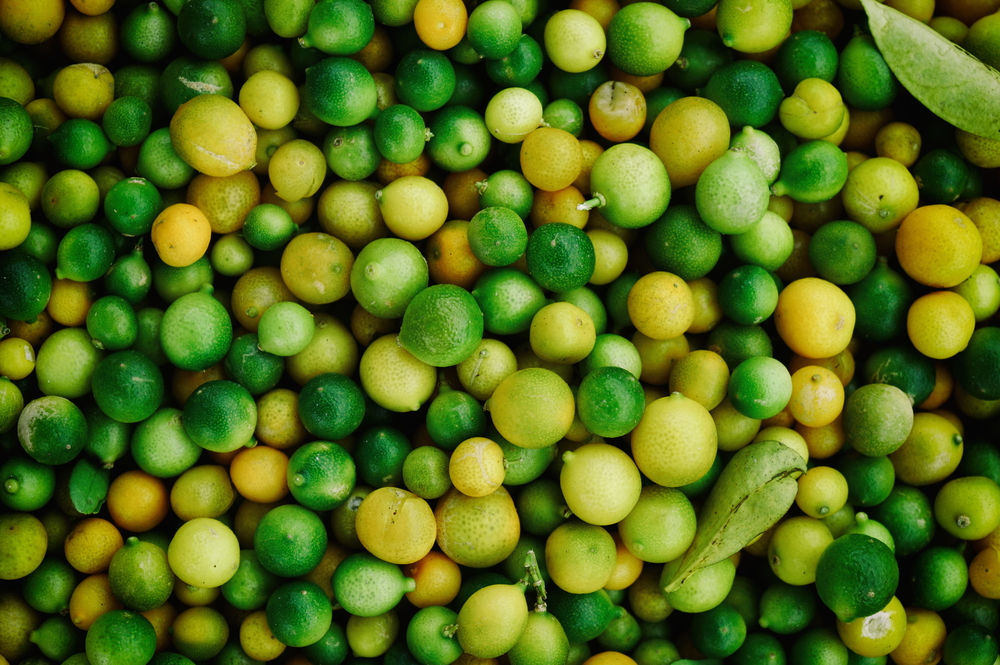
#> input picture ESRGANplus/test_image/HR/0802.png, 1000 x 665 px, shrunk from 2040 x 1356 before the run; its folder holds only this picture in this run
$ python calculate_PSNR_SSIM.py
#> lines starting #> are read from the running program, lines starting #| are printed output that depends on the picture; long printed decimals are rounded
'''
calculate the PSNR and SSIM.
same as MATLAB's results
'''
import os
import math
import numpy as np
import cv2
import glob


def main():
    # Configurations

    # GT - Ground-truth;
    # Gen: Generated / Restored / Recovered images
    folder_GT = './ESRGANplus/test_image/HR';
    folder_SR  = './ESRGANplus/test_image/results';

    crop_border = 4
    suffix = ''  # suffix for Gen images
    test_Y = False  # True: test Y channel only; False: test RGB channels

    PSNR_all = []
    SSIM_all = []
    img_list = sorted(glob.glob(folder_GT + '/*'))

    if test_Y:
        print('Testing Y channel.')
    else:
        print('Testing RGB channels.')

    for i, img_path in enumerate(img_list):
        base_name = os.path.splitext(os.path.basename(img_path))[0]
        im_GT = cv2.imread(img_path) / 255.
        im_Gen = cv2.imread(os.path.join(folder_GT, base_name + suffix + '.png')) / 255.

        if test_Y and im_GT.shape[2] == 3:  # evaluate on Y channel in YCbCr color space
            im_GT_in = bgr2ycbcr(im_GT)
            im_Gen_in = bgr2ycbcr(im_Gen)
        else:
            im_GT_in = im_GT
            im_Gen_in = im_Gen

        # crop borders
        if im_GT_in.ndim == 3:
            cropped_GT = im_GT_in[crop_border:-crop_border, crop_border:-crop_border, :]
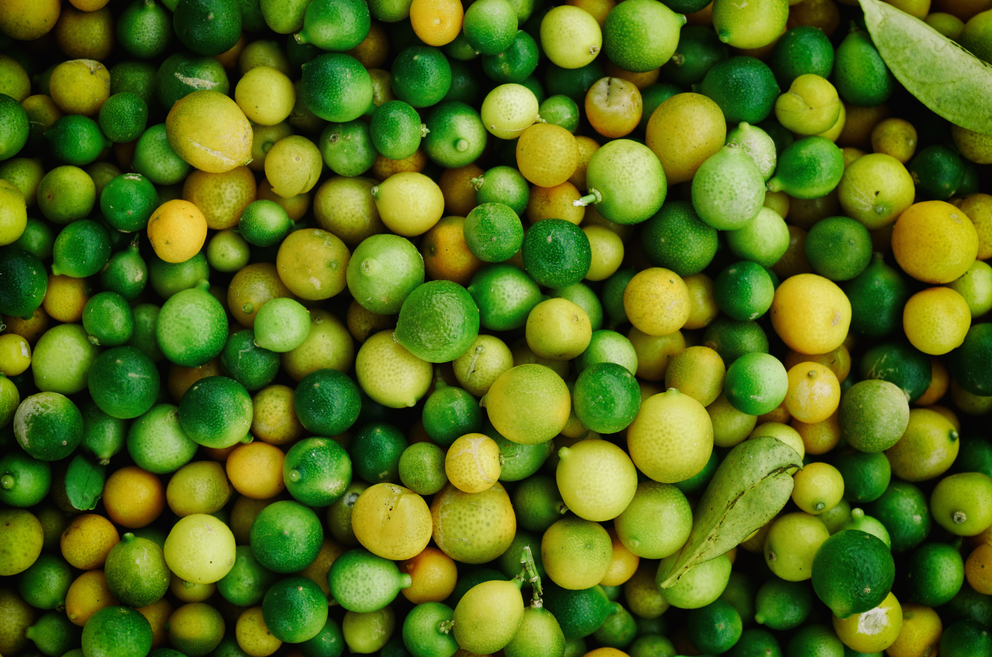
#> cropped_GT: shape (657, 992, 3) float64; mean B, G, R 0.0949, 0.422, 0.332
            cropped_Gen = im_Gen_in[crop_border:-crop_border, crop_border:-crop_border, :]
        elif im_GT_in.ndim == 2:
            cropped_GT = im_GT_in[crop_border:-crop_border, crop_border:-crop_border]
            cropped_Gen = im_Gen_in[crop_border:-crop_border, crop_border:-crop_border]
        else:
            raise ValueError('Wrong image dimension: {}. Should be 2 or 3.'.format(im_GT_in.ndim))

        # calculate PSNR and SSIM
        PSNR = calculate_psnr(cropped_GT * 255, cropped_Gen * 255)

        SSIM = calculate_ssim(cropped_GT * 255, cropped_Gen * 255)
        print('{:3d} - {:25}. \tPSNR: {:.6f} dB, \tSSIM: {:.6f}'.format(
            i + 1, base_name, PSNR, SSIM))
        PSNR_all.append(PSNR)
        SSIM_all.append(SSIM)
    print('Average: PSNR: {:.6f} dB, SSIM: {:.6f}'.format(
        sum(PSNR_all) / len(PSNR_all),
        sum(SSIM_all) / len(SSIM_all)))


def calculate_psnr(img1, img2):
    # img1 and img2 have range [0, 255]
    img1 = img1.astype(np.float64)
    img2 = img2.astype(np.float64)
    mse = np.mean((img1 - img2)**2)
#> mse = 0
#> in main, `PSNR = calculate_psnr(cropped_GT * 255, cropped_Gen * 255)`: PSNR = inf
    if mse == 0:
        return float('inf')
    return 20 * math.log10(255.0 / math.sqrt(mse))


def ssim(img1, img2):
    C1 = (0.01 * 255)**2
    C2 = (0.03 * 255)**2

    img1 = img1.astype(np.float64)
    img2 = img2.astype(np.float64)
    kernel = cv2.getGaussianKernel(11, 1.5)
    window = np.outer(kernel, kernel.transpose())

    mu1 = cv2.filter2D(img1, -1, window)[5:-5, 5:-5]  # valid
    mu2 = cv2.filter2D(img2, -1, window)[5:-5, 5:-5]
    mu1_sq = mu1**2
    mu2_sq = mu2**2
    mu1_mu2 = mu1 * mu2
    sigma1_sq = cv2.filter2D(img1**2, -1, window)[5:-5, 5:-5] - mu1_sq
    sigma2_sq = cv2.filter2D(img2**2, -1, window)[5:-5, 5:-5] - mu2_sq
    sigma12 = cv2.filter2D(img1 * img2, -1, window)[5:-5, 5:-5] - mu1_mu2

    ssim_map = ((2 * mu1_mu2 + C1) * (2 * sigma12 + C2)) / ((mu1_sq + mu2_sq + C1) *
                                                            (sigma1_sq + sigma2_sq + C2))
    return ssim_map.mean()


def calculate_ssim(img1, img2):
    '''calculate SSIM
    the same outputs as MATLAB's
    img1, img2: [0, 255]
    '''
    if not img1.shape == img2.shape:
        raise ValueError('Input images must have the same dimensions.')
    if img1.ndim == 2:
        return ssim(img1, img2)
    elif img1.ndim == 3:
        if img1.shape[2] == 3:
            ssims = []
            for i in range(3):
                ssims.append(ssim(img1, img2))
#> this loop made 3 passes
#> pass 1, in ssim, `mu1 = cv2.filter2D(img1, -1, window)[5:-5, 5:-5]`:
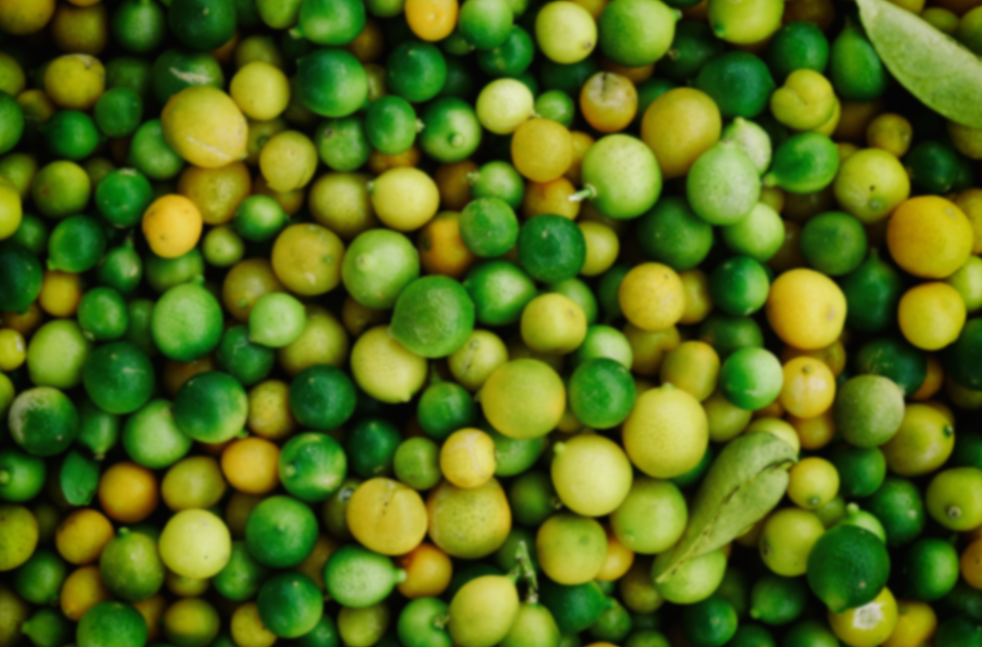
#> mu1: shape (647, 982, 3) float64; mean of channels 0, 1, 2 24.5, 108.2, 85.1; drawn as B, G, R
#> pass 1, in ssim, `mu1_sq = mu1**2`:
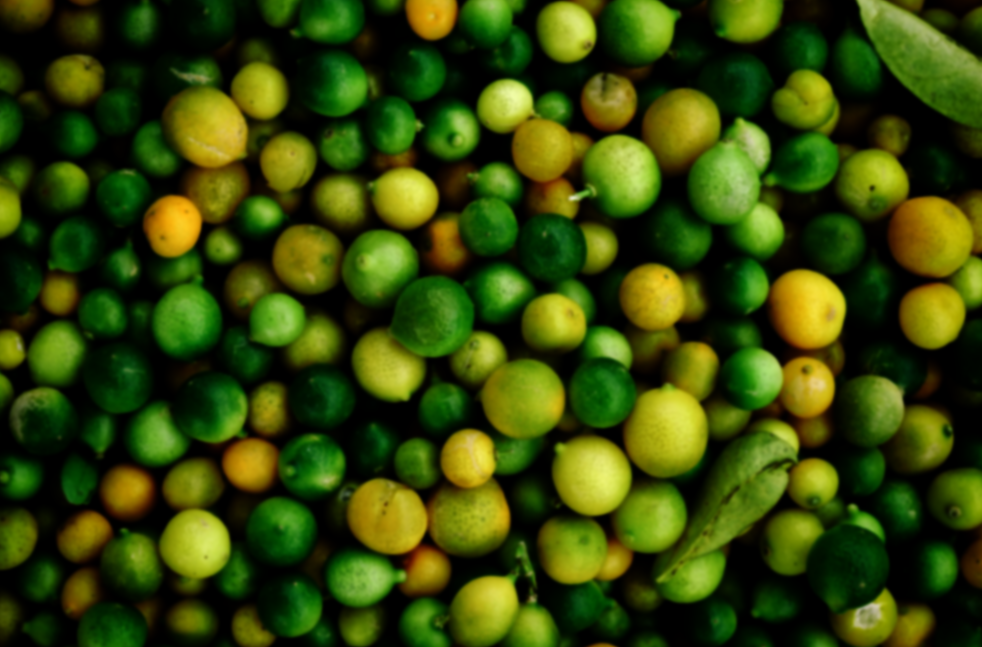
#> mu1_sq: shape (647, 982, 3) float64; mean of channels 0, 1, 2 1668.6, 15497.9, 11634.9; drawn with min black and max white
#> pass 1, in ssim, `sigma1_sq = cv2.filter2D(img1**2, -1, window)[5:-5, 5:-5] - mu1_sq`:
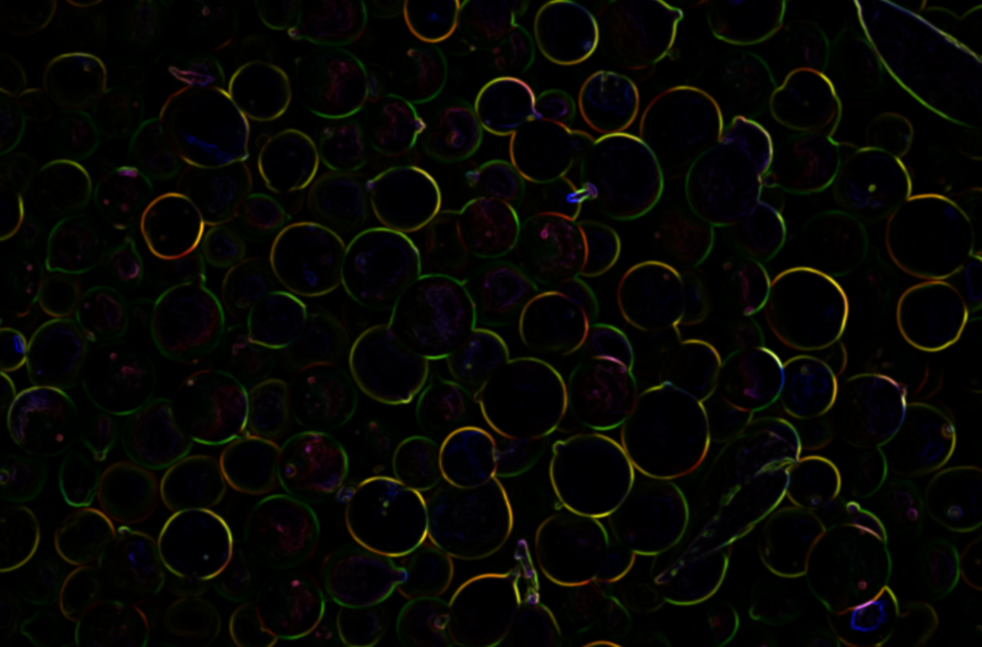
#> sigma1_sq: shape (647, 982, 3) float64; mean of channels 0, 1, 2 89.9, 230.7, 223.6; drawn with min black and max white
#> after the loop, ssims = [1, 1, 1]
            return np.array(ssims).mean()
        elif img1.shape[2] == 1:
            return ssim(np.squeeze(img1), np.squeeze(img2))
    else:
        raise ValueError('Wrong input image dimensions.')


def bgr2ycbcr(img, only_y=True):
    '''same as matlab rgb2ycbcr
    only_y: only return Y channel
    Input:
        uint8, [0, 255]
        float, [0, 1]
    '''
    in_img_type = img.dtype
    img.astype(np.float32)
    if in_img_type != np.uint8:
        img *= 255.
    # convert
    if only_y:
        rlt = np.dot(img, [24.966, 128.553, 65.481]) / 255.0 + 16.0
    else:
        rlt = np.matmul(img, [[24.966, 112.0, -18.214], [128.553, -74.203, -93.786],
                              [65.481, -37.797, 112.0]]) / 255.0 + [16, 128, 128]
    if in_img_type == np.uint8:
        rlt = rlt.round()
    else:
        rlt /= 255.
    return rlt.astype(in_img_type)


if __name__ == '__main__':
    main()
#> in main, `SSIM = calculate_ssim(cropped_GT * 255, cropped_Gen * 255)`: SSIM = 1
#|   1 - 0802                     . 	PSNR: inf dB, 	SSIM: 1.000
#| Average: PSNR: inf dB, SSIM: 1.000

$ run again, on ESRGANplus/test_image/HR/0803.png
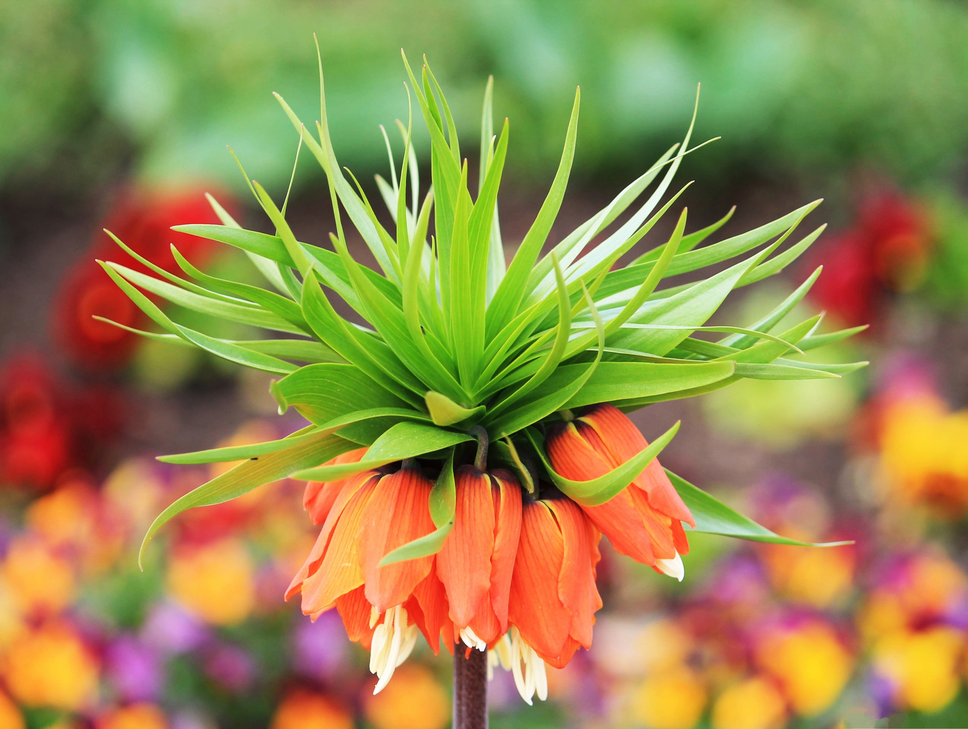
#> input picture ESRGANplus/test_image/HR/0803.png, 968 x 729 px, shrunk from 2040 x 1536 before the run
#> mse = 0
#> PSNR = inf
#> the loop in calculate_ssim, `for i in range(3):` made 3 passes
#> pass 1, in ssim, `mu1_sq = mu1**2`:
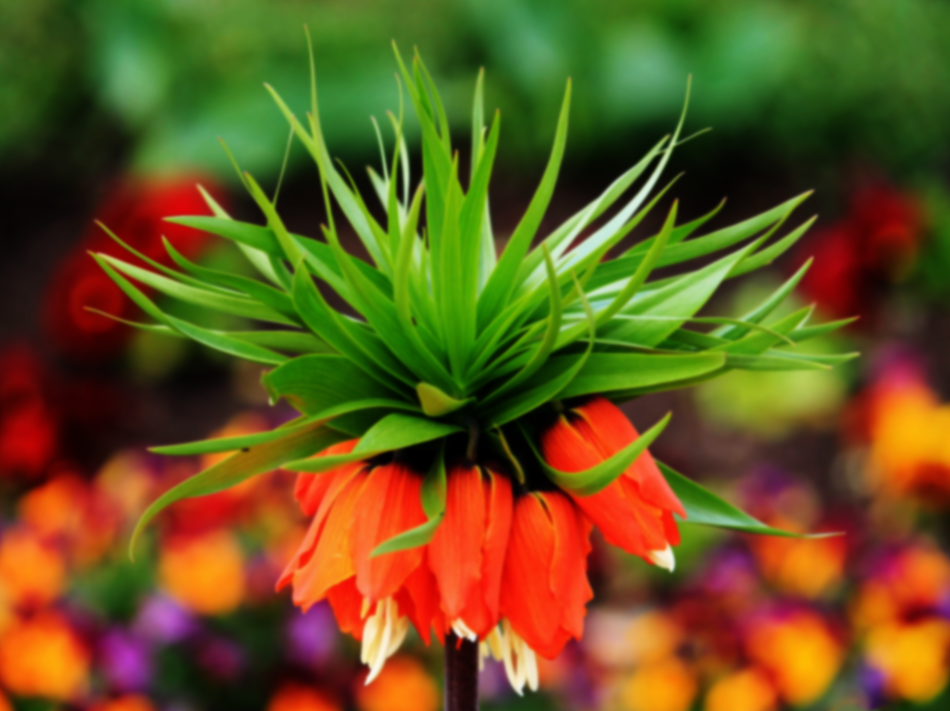
#> mu1_sq: shape (711, 950, 3) float64; mean of channels 0, 1, 2 7519.9, 21551, 26468.4; drawn with min black and max white
#> pass 1, in ssim, `sigma1_sq = cv2.filter2D(img1**2, -1, window)[5:-5, 5:-5] - mu1_sq`:
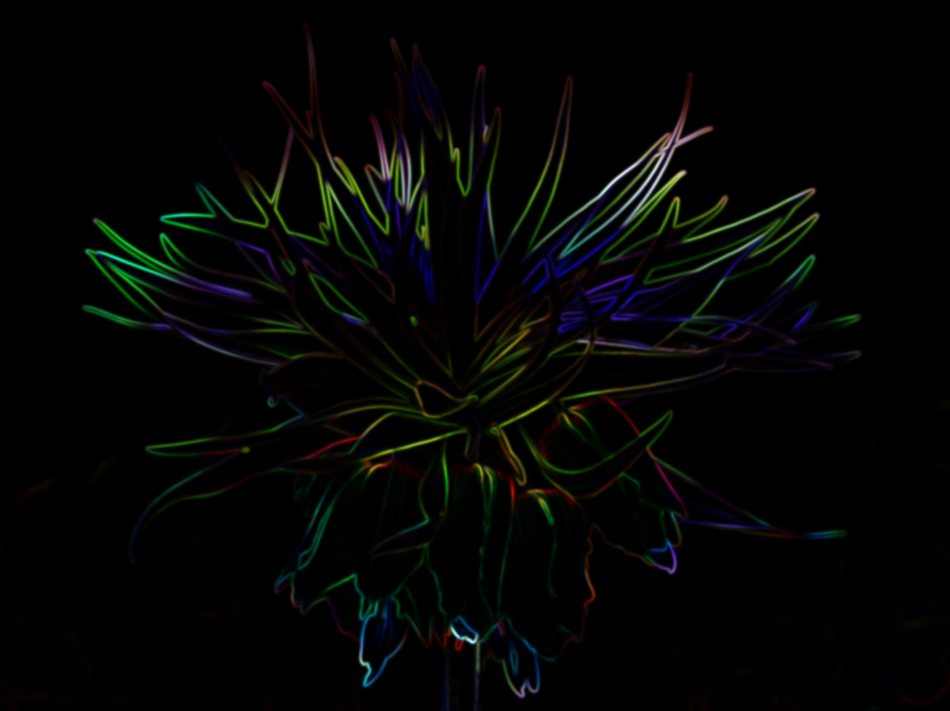
#> sigma1_sq: shape (711, 950, 3) float64; mean of channels 0, 1, 2 151.4, 206.1, 164.3; drawn with min black and max white
#> after the loop in calculate_ssim, `for i in range(3):`: ssims = [1, 1, 1]
#> SSIM = 1
#|   1 - 0803                     . 	PSNR: inf dB, 	SSIM: 1.000
#| Average: PSNR: inf dB, SSIM: 1.000

$ run again, on ESRGANplus/test_image/HR/0806.png
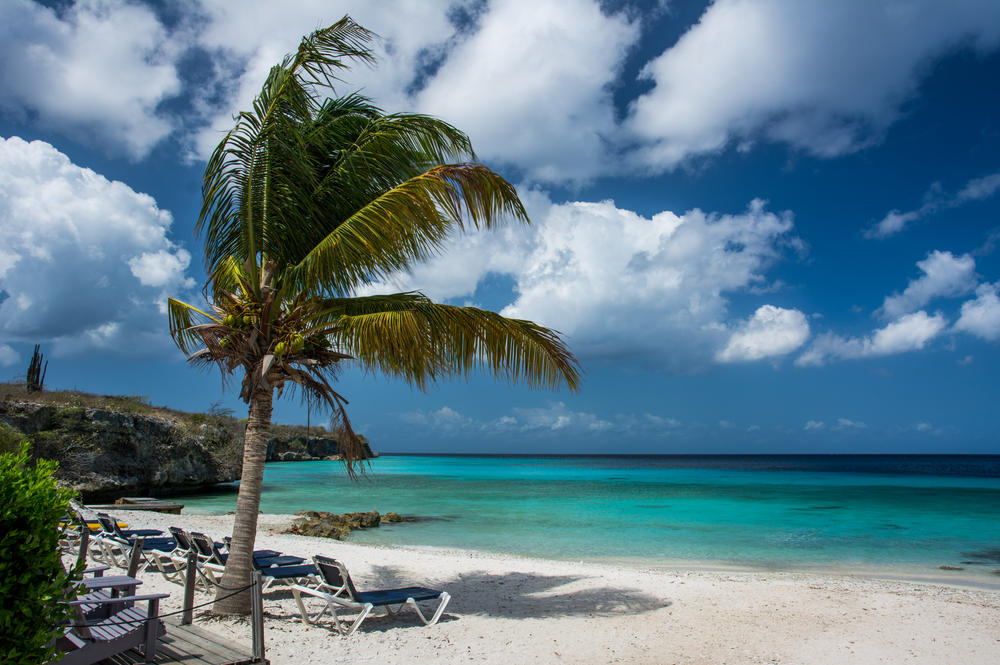
#> input picture ESRGANplus/test_image/HR/0806.png, 1000 x 665 px, shrunk from 2040 x 1356 before the run
#> in main, `cropped_GT = im_GT_in[crop_border:-crop_border, crop_border:-crop_bord..`:
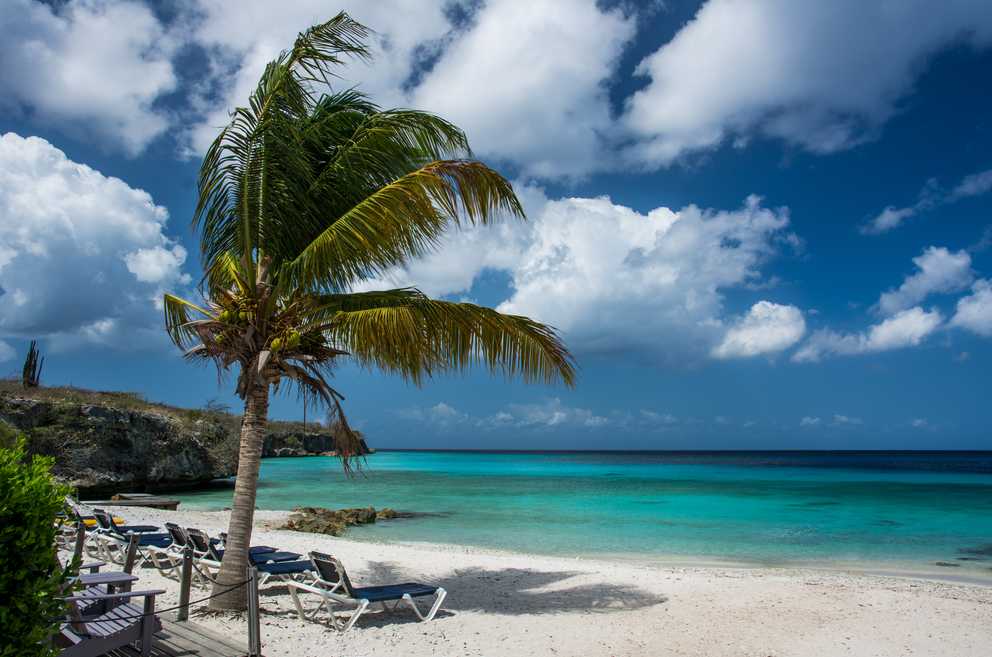
#> cropped_GT: shape (657, 992, 3) float64; mean B, G, R 0.541, 0.487, 0.371
#> mse = 0
#> PSNR = inf
#> the loop in calculate_ssim, `for i in range(3):` made 3 passes
#> pass 1, in ssim, `sigma1_sq = cv2.filter2D(img1**2, -1, window)[5:-5, 5:-5] - mu1_sq`:
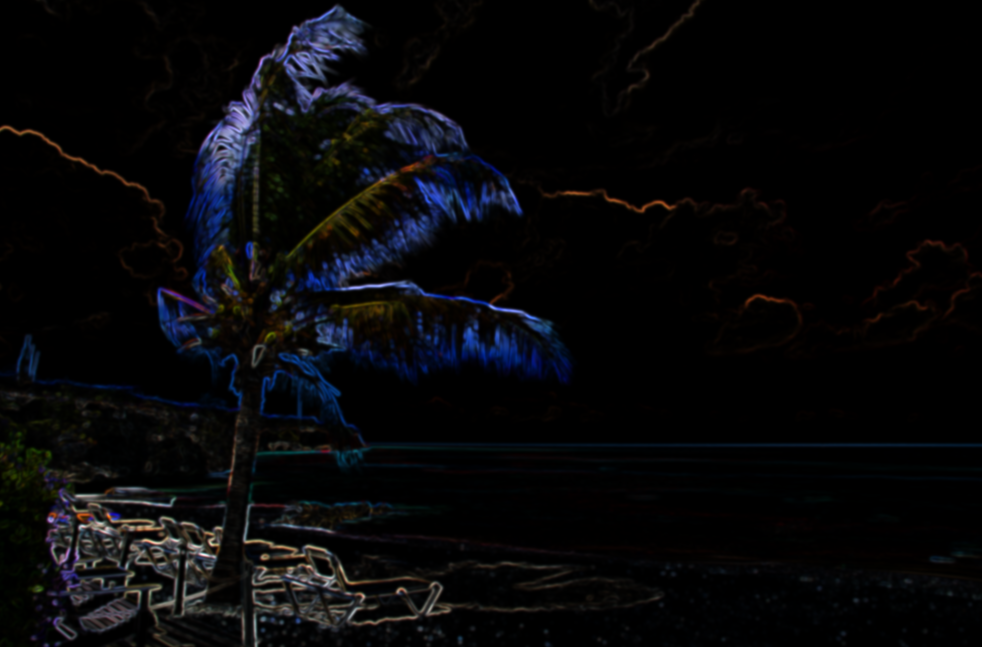
#> sigma1_sq: shape (647, 982, 3) float64; mean of channels 0, 1, 2 336.4, 273, 265; drawn with min black and max white
#> after the loop in calculate_ssim, `for i in range(3):`: ssims = [1, 1, 1]
#> SSIM = 1
#|   1 - 0806                     . 	PSNR: inf dB, 	SSIM: 1.000
#| Average: PSNR: inf dB, SSIM: 1.000
